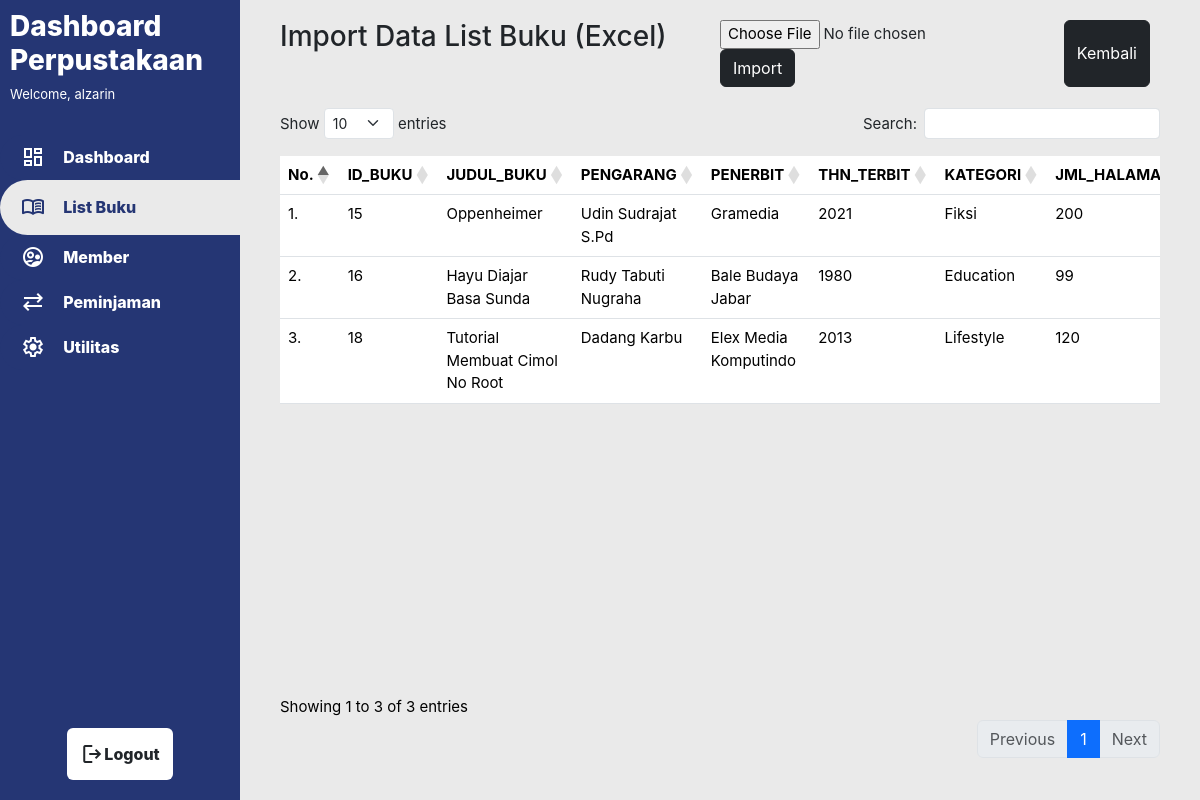
The page /list_buku_import.php (signed in) on the database its author committed.
### tables this page shows
CREATE TABLE `tb_buku` (
  `bk_id` int(12) NOT NULL,
  `bk_nama` varchar(100) NOT NULL,
  `bk_pengarang` varchar(100) NOT NULL,
  `bk_penerbit` varchar(50) NOT NULL,
  `bk_thnterbit` varchar(4) NOT NULL,
  `bk_kategori` varchar(20) NOT NULL,
  `bk_halaman` varchar(10) NOT NULL,
  `bk_status` varchar(12) NOT NULL
);

### list_buku_import.php (the view, shortened to what this page needs)
<?php
    include_once 'assets/includes/dbconfig.php';
?>
<!DOCTYPE html>
<html lang="en">
<head>
    <link href="https://cdn.jsdelivr.net/npm/bootstrap@5.3.2/dist/css/bootstrap.min.css" rel="stylesheet">
    <link rel="stylesheet" href="https://cdn.datatables.net/1.13.7/css/dataTables.bootstrap5.min.css">
    <link rel="stylesheet" href="assets/css/main.css">
    <link rel="stylesheet" href="assets/css/list_buku.css">
    <link rel="stylesheet" href="assets/css/pengunjung.css">
<body>
    <div class="container-main container-fluid">
        <div class="sidemenu">
            <div class="sidemenu-top">
                <h3 class="text-title">Dashboard<br>Perpustakaan</h3>
                <p class="text-subtitle">
                <?php
                    if(isset($_SESSION["info_user"])) {
                        $username = $_SESSION["info_user"];
                        echo "Welcome, $username";
                    }else {
                        echo "Welcome, Guest!";
                    }
                ?>
                </p>
            </div>
            <div class="sidemenu-mid">
                <button type="button" class="btn btn-sidemenu btn-sidemenu-format" onclick="window.location.href='dashboard.php'">
                    <span class="material-symbols-outlined">
                    </span>
                    &#12644 Dashboard
                </button>
                <button type="button" class="btn btn-sidemenu-active btn-sidemenu-format" onclick="window.location.href='list_buku.php'">
                    <span class="material-symbols-outlined">
                    </span>
                    &#12644 List Buku
                </button>
                <button type="button" class="btn btn-sidemenu btn-sidemenu-format" onclick="window.location.href='member.php'">
                    <span class="material-symbols-outlined">
                    </span>
                    &#12644 Member
                </button>
                <button type="button" class="btn btn-sidemenu btn-sidemenu-format" onclick="window.location.href='peminjaman.php'">
                    <span class="material-symbols-outlined">
                    </span>
                    &#12644 Peminjaman
                </button>
                <button type="button" class="btn btn-sidemenu btn-sidemenu-format" onclick="window.location.href='Utilitas.php'">
                    <span class="material-symbols-outlined">
                    </span>
                    &#12644 Utilitas
                </button>
            </div>
            <div class="sidemenu-bottom">
            <button type="button" class="btn btn-sidemenu-bottom" onclick="window.location.href='logout.php'">
                <span class="material-symbols-outlined">
                </span>
                Logout
            </button>
            </div>
        </div>
        <div class="contents">
            <div class="contents-mid" style="overflow: hidden;">
                <div class="contents-mid-upper">
                    <div class="contents-mid-upper-title">
                        <h3>Import Data List Buku (Excel)</h3>
                    </div>
                    <div class="contents-mid-upper-button">
                        <form action="" enctype="multipart/form-data" method="post">
                            <input type="file" name="excel" required value="" accept="applicationvnd.openxmlformats-officedocument.spreadsheetml.sheet, applicationvnd.ms-excel">
                            <button type="submit" name="import" class="btn btn-dark btn-spacer">Import</button>
                        </form>
                        <button class="btn btn-dark" onclick="window.location.href='list_buku.php'">Kembali</button>
                    </div>
                </div>
                <div class="contents-mid-lower">
                    <table class="table" id="list-buku-import">
                            <thead class="thead-dark">
                                <tr>
                                    <th scope="col" width="80">No.</th>
                                    <th scope="col">ID_BUKU</th>
                                    <th scope="col">JUDUL_BUKU</th>
                                    <th scope="col">PENGARANG</th>
                                    <th scope="col">PENERBIT</th>
                                    <th scope="col">THN_TERBIT</th>
                                    <th scope="col">KATEGORI</th>
                                    <th scope="col">JML_HALAMAN</th>
                                </tr>
                            </thead>
                            <tbody>
                                <?php
                                $result = $db->query("SELECT * FROM tb_buku ORDER BY bk_id ASC");
                                $num = 1;
                                if($result->num_rows > 0){
                                    while($row = $result->fetch_assoc()){
                                        ?>
                                        <tr>
                                            <td><?php echo $num ?>.</td>
                                            <td><?php echo $row['bk_id'] ?></td>
                                            <td><?php echo $row['bk_nama'] ?></td>
                                            <td><?php echo $row['bk_pengarang'] ?></td>
                                            <td><?php echo $row['bk_penerbit'] ?></td>
                                            <td><?php echo $row['bk_thnterbit'] ?></td>
                                            <td><?php echo $row['bk_kategori'] ?></td>
                                            <td><?php echo $row['bk_halaman'] ?></td>
                                        </tr><?php
                                        $num = $num+1;
                                    }
                                }
                                ?>
                            </tbody>
                    </table>
                </div>
            </div>
        </div>
    </div>
</body>
</html>

### assets/css/main.css (style rules this page uses)
* { font-family: inter; }
.container-main { background-color: white; display: flex; padding: 0; height: 100vh; }
.text-title { font-weight: 800; }
.text-subtitle { font-size: 13px; }
.material-symbols-outlined { font-variation-settings: 'FILL' 0, 'wght' 400, 'GRAD' 0, 'opsz' 24 }
.sidemenu { flex: 0.5; background-color: var(--blue); color: white; display: flex; flex-direction: column; }
.sidemenu-top { flex: 1; padding: 10px; }
.sidemenu-mid { flex: 5; display: flex; flex-direction: column; }
.sidemenu-bottom { flex: 0.8; display: flex; justify-content: center; }
.btn-sidemenu { color: white; font-weight: 800; background-color: var(--blue); border-radius: 30px 0px 0px 30px; height: 45px; }
.btn-sidemenu-active { background-color: var(--lightgray2); color: var(--blue); font-weight: 800; border-radius: 30px 0px 0px 30px; height: 55px; }
.btn-sidemenu-format { padding: 0px 0px 0px 20px; display: flex; text-align: left; align-items: center; }
.btn-sidemenu-bottom { display: flex; font-weight: 800; background-color: white; align-items: center; margin: 20px; }

### assets/css/list_buku.css (style rules this page uses)
.contents { flex: 2; display: flex; flex-direction: column; height: 100vh; background-color: var(--lightgray2); overflow: hidden; }
.contents-mid { flex: 5; font-size: 15px; display: flex; flex-direction: column; padding: 0px 40px; padding-top: 10px; overflow: scroll; }
.contents-mid-upper { display: flex; }
.contents-mid-upper-title { flex: 2; display: flex; padding-top: 10px; padding-left: 0px; }
.contents-mid-upper-button { flex: 2; justify-content: end; display: flex; padding: 10px; }
.btn-spacer { margin-right: 5px; }

### assets/css/color.css (style rules this page uses)
:root { --blue: #253674; --blue-hover: #2e4492; --lightblue : #83bbf3; --lightblue2 :#72a5d8; --lightgray: #D9D9D9; --lightgray2: #EAEAEA; --success: #5be35f; --failed: #db5d3d; }

### rows shown on the page
tb_buku: bk_id "15", bk_nama "Oppenheimer", bk_pengarang "Udin Sudrajat S.Pd", bk_penerbit "Gramedia", bk_thnterbit "2021", bk_kategori "Fiksi", bk_halaman "200"
tb_buku: bk_id "16", bk_nama "Hayu Diajar Basa Sunda", bk_pengarang "Rudy Tabuti Nugraha", bk_penerbit "Bale Budaya Jabar", bk_thnterbit "1980", bk_kategori "Education", bk_halaman "99"
tb_buku: bk_id "18", bk_nama "Tutorial Membuat Cimol No Root", bk_pengarang "Dadang Karbu", bk_penerbit "Elex Media Komputindo", bk_thnterbit "2013", bk_kategori "Lifestyle", bk_halaman "120"

### other values the page prints
$username "alzarin"
